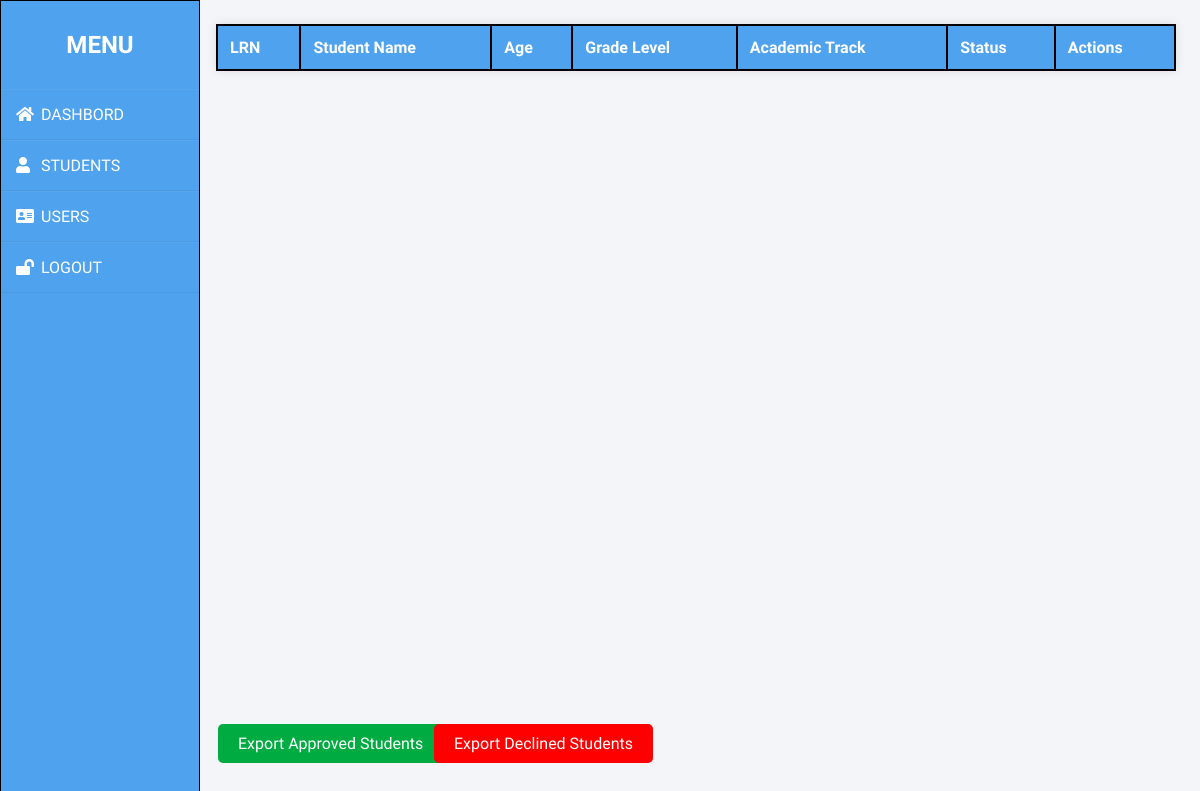
Before: /STUDENTS.php with the older database file.
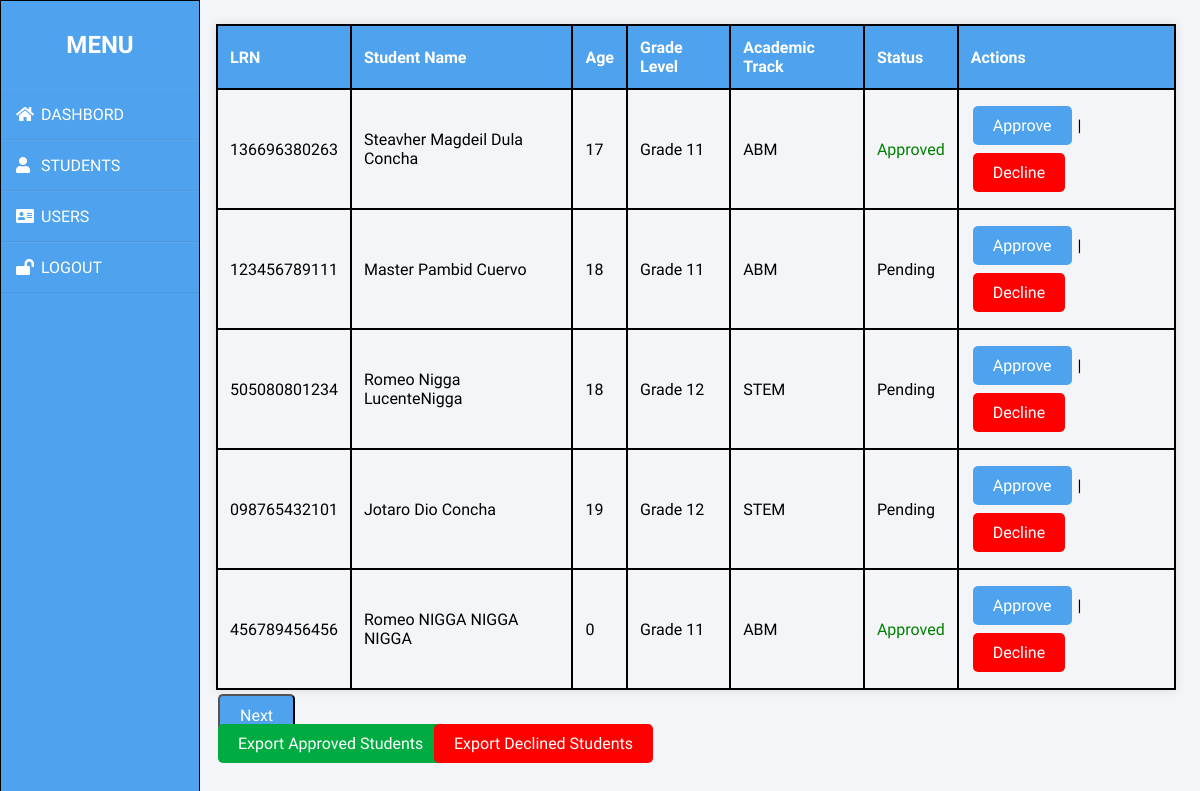
After: the same page with the newer database file.
### tables this page shows
CREATE TABLE `names` (
  `id` int(11) NOT NULL,
  `lrn` varchar(255) NOT NULL,
  `fname` varchar(255) NOT NULL,
  `mname` varchar(255) NOT NULL,
  `lname` varchar(255) NOT NULL,
  `email` varchar(255) NOT NULL,
  `year_level` enum('Grade 11','Grade 12') NOT NULL,
  `strand` enum('ABM','STEM','HUMSS') NOT NULL,
  `age` int(11) NOT NULL,
  `status` varchar(255) DEFAULT 'Pending',
  `Message` text NOT NULL
);

### STUDENTS.php (the view, shortened to what this page needs)
<?php
$servername = "localhost";
$username = "root";
$password = "";
$dbname = "phs_enrollment";
$conn = new mysqli($servername, $username, $password, $dbname);
$studentsPerPage = 5;
$current_page = isset($_GET['page']) ? $_GET['page'] : 1;
$offset = ($current_page - 1) * $studentsPerPage;
$sql = "SELECT * FROM names LIMIT $studentsPerPage OFFSET $offset";
$result = $conn->query($sql);
$sqlCount = "SELECT COUNT(*) AS total FROM names";
$resultCount = $conn->query($sqlCount);
$rowCount = $resultCount->fetch_assoc();
$totalStudents = $rowCount['total'];
?>
<!DOCTYPE html>
<html>
<head>
    <link rel="stylesheet" href="https://cdnjs.cloudflare.com/ajax/libs/font-awesome/5.15.1/css/all.min.css">
    <link rel="stylesheet" href="https://cdn.jsdelivr.net/npm/sweetalert2@11.4.8/dist/sweetalert2.min.css">
</head>
<body>
<div class="wrapper">
        <?php include('sidebar.php');  ?>
    </div>
    </div>
        <table id="example" class="table table-striped table-bordered" style="width:80%">
    <tr>
        <th>LRN</th>
        <th>Student Name</th>
        <th>Age</th>
        <th>Grade Level</th>
        <th>Academic Track</th>
        <th>Status</th>
        <th>Actions</th>
    </tr>
    <?php
    for ($i = 0; $i < $studentsPerPage && ($row = $result->fetch_assoc()); $i++) {
        echo "<tr>";
        echo "<td>" . $row['lrn'] . "</td>";
        echo "<td>" . $row['fname'] ." ". $row['mname']." ". $row['lname']. "</td>";
        echo "<td>" . $row['age'] . "</td>";
        echo "<td>" . $row['year_level'] . "</td>";
        echo "<td>" . $row['strand'] . "</td>";
        echo "<td class='" . strtolower($row['status']) . "'>" . $row['status'] . "</td>";
        echo "<td>
            <a class='app-button' href='javascript:void(0);' onclick='confirmAction(\"approve\", " . $row['lrn'] . ")'><span>Approve</span></a> |
            <a class='del-button' href='javascript:void(0);' onclick='confirmAction(\"delete\", " . $row['lrn'] . ")'><span>Decline</span></a>
        </td>";
        echo "</tr>";
    }
    ?>
</table>
<div class="pages">
        <?php
        $nextPage = $current_page + 1;
        $lastPage = ceil($totalStudents / $studentsPerPage);
        if ($nextPage <= $lastPage): ?>
            <button class="next-page"><a href="?page=<?php echo $nextPage; ?>"><span>Next</span></a></button>
        <?php endif; ?>
</div>
<button class="export-approved" id="export-approved-btn"><span>Export Approved Students</span></button>
<button class="export-declined" id="export-declined-btn"><span>Export Declined Students</span></button>
</body>
</html>

### sidebar.php (shortened to what this page needs)
<link rel="stylesheet" href="admin_dashboard.css" >
<div class="wrapper">
        <div class="sidebar">
            <h2>MENU</h2>
            <ul>
                <li><a href="admin_dashboard.php"><i class="fas fa-home"></i><span>DASHBORD</span></a></li>
                <li><a href="STUDENTS.php"><i class="fas fa-user"></i><span>STUDENTS</span></a></li>
                <li><a href="USERS.php"><i class="fas fa-address-card"></i><span>USERS</span></a></li>
                <li><a href="../FINALIZED/ndex.php"><i class="fas fa-lock-open"></i><span>LOGOUT</span></a></li>
            </ul>
        </div>

### admin_dashboard.css (style rules this page uses)
* { margin: 0; padding: 0; box-sizing: border-box; list-style: none; text-decoration: none; font-family: 'Josefin Sans', sans-serif; }
body { background-color: #f3f5f9; }
.wrapper { display: flex; position: relative; }
.wrapper .sidebar { width: 200px; height: 100%; background: #4fa2ed; padding: 30px 0px; position: fixed; left: 0; border: .5px solid #000; }
.wrapper .sidebar h2 { color: #fff; text-transform: uppercase; text-align: center; margin-bottom: 30px; }
.wrapper .sidebar ul li { padding: 15px; border-bottom: 1px solid #bdb8d7; border-bottom: 1px solid rgba(0, 0, 0, 0.05); border-top: 1px solid rgba(255, 255, 255, 0.05); }
.wrapper .sidebar ul li a { color: #FFF; display: block; }
.wrapper .sidebar ul li a .fas { width: 25px; }
h2 { font-size: 24px; color: #555; }
@media screen and (min-width: 768px) { .sidebar { width: 200px; } }

### STUDENTS.php (style rules this page uses)
table { margin-top: 2%; margin-left: 18%; width: 15rem; border-collapse: collapse; box-shadow: 0 0 10px rgba(0, 0, 0, 0.1); border: solid 2px; }
th, td { border: solid 2px #000000; padding: 12px; text-align: left; border-bottom: 1px solid #ddd; }
th { background-color: #4fa2ed; color: white; }
.app-button, .del-button { padding: 10px 20px; border-radius: 5px; text-align: center; text-decoration: none; display: inline-block; font-size: 16px; margin: 4px 2px; cursor: pointer; }
.app-button { background-color: #4fa2ed; color: #fff; border: none; }
.del-button { background-color: #ff0000; color: #fff; border: none; }
span { color: #fff; }
.approved { color: #008000; }
.prev-page, .next-page { margin-top: 2px; background-color: #4fa2ed; padding: 10px 20px; border-radius: 5px; text-align: center; text-decoration: none; display: inline-block; font-size: 16px; margin: 4px 2px; cursor: pointer; }
.prev-page, .next-page span { color: #fff; }
.export-approved, .export-declined { position: fixed; padding: 10px 20px; border-radius: 5px; text-align: center; text-decoration: none; display: inline-block; font-size: 16px; margin: 4px 2px; cursor: pointer; }
.export-approved { left: 18%; top: 90%; background-color: #00AB41; color: #fff; border: none; }
.export-declined { left: 36%; top: 90%; background-color: #ff0000; color: #fff; border: none; }
.pages { margin-left: 18%; }

Changed rows visible on the page:
added names: lrn "136696380263", fname "Steavher Magdeil", mname "Dula", lname "Concha", age "17", year_level "Grade 11", strand "ABM", status "Approved"
added names: lrn "123456789111", fname "Master", mname "Pambid", lname "Cuervo", age "18", year_level "Grade 11", strand "ABM", status "Pending"
added names: lrn "505080801234", fname "Romeo", mname "Nigga", lname "LucenteNigga", age "18", year_level "Grade 12", strand "STEM", status "Pending"
added names: lrn "098765432101", fname "Jotaro", mname "Dio", lname "Concha", age "19", year_level "Grade 12", strand "STEM", status "Pending"
added names: lrn "456789456456", fname "Romeo", mname "NIGGA NIGGA", lname "NIGGA", age "0", year_level "Grade 11", strand "ABM", status "Approved"
Other visible differences:
text now shown: "Next"
